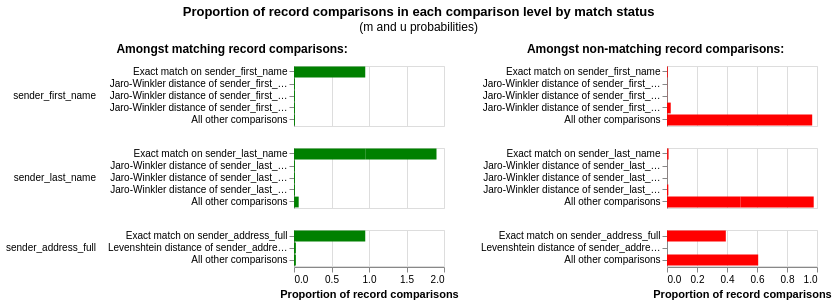

The notebook cell this image was saved under:
### Code cell
# Visualize m and u parameters
linker.visualisations.m_u_parameters_chart()

### Figure 1 — Vega-Lite specification as saved in the notebook (floating-point values rounded to 4 significant figures)
{"config": {"view": {"continuousWidth": 300, "continuousHeight": 300, "discreteHeight": 300, "discreteWidth": 400}, "header": {"title": null}, "title": {"anchor": "middle", "offset": 10}}, "hconcat": [{"mark": "bar", "encoding": {"color": {"value": "green"}, "row": {"field": "comparison_name", "header": {"labelAlign": "left", "labelAnchor": "middle", "labelAngle": 0}, "sort": {"field": "comparison_sort_order"}, "type": "nominal"}, "tooltip": [{"field": "comparison_name", "title": "Comparison name", "type": "nominal"}, {"field": "label_for_charts", "title": "Label", "type": "ordinal"}, {"field": "sql_condition", "title": "SQL condition", "type": "nominal"}, {"field": "m_probability", "format": ".10~g", "title": "M probability", "type": "quantitative"}, {"field": "u_probability", "format": ".10~g", "title": "U probability", "type": "quantitative"}, {"field": "bayes_factor", "format": ",.6f", "title": "Bayes factor = m/u", "type": "quantitative"}, {"field": "log2_bayes_factor", "format": ".4~g", "title": "Match weight = log2(m/u)", "type": "quantitative"}, {"field": "bayes_factor_description", "title": "Match weight description", "type": "nominal"}, {"field": "m_probability_description", "title": "m probability description", "type": "nominal"}, {"field": "u_probability_description", "title": "u probability description", "type": "nominal"}], "x": {"axis": {"title": "Proportion of record comparisons"}, "field": "m_probability", "type": "quantitative"}, "y": {"axis": {"title": null}, "field": "label_for_charts", "sort": {"field": "comparison_vector_value", "order": "descending"}, "type": "nominal"}}, "height": {"step": 12}, "resolve": {"scale": {"y": "independent"}}, "title": {"text": "Amongst matching record comparisons:", "fontSize": 12, "fontWeight": "bold"}, "transform": [{"filter": "(datum.bayes_factor != 'no-op filter due to vega lite issue 4680')"}], "width": 150}, {"mark": "bar", "encoding": {"color": {"value": "red"}, "row": {"field": "comparison_name", "header": {"labels": false}, "sort": {"field": "comparison_sort_order"}, "type": "nominal"}, "tooltip": [{"field": "comparison_name", "title": "Comparison name", "type": "nominal"}, {"field": "label_for_charts", "title": "Label", "type": "ordinal"}, {"field": "sql_condition", "title": "SQL condition", "type": "nominal"}, {"field": "m_probability", "format": ".10~g", "title": "M probability", "type": "quantitative"}, {"field": "u_probability", "format": ".10~g", "title": "U probability", "type": "quantitative"}, {"field": "bayes_factor", "format": ",.6f", "title": "Bayes factor = m/u", "type": "quantitative"}, {"field": "log2_bayes_factor", "format": ".4~g", "title": "Match weight = log2(m/u)", "type": "quantitative"}, {"field": "bayes_factor_description", "title": "Match weight description", "type": "nominal"}, {"field": "m_probability_description", "title": "m probability description", "type": "nominal"}, {"field": "u_probability_description", "title": "u probability description", "type": "nominal"}], "x": {"axis": {"title": "Proportion of record comparisons"}, "field": "u_probability", "type": "quantitative"}, "y": {"axis": {"title": null}, "field": "label_for_charts", "sort": {"field": "comparison_vector_value", "order": "descending"}, "type": "nominal"}}, "height": {"step": 12}, "resolve": {"scale": {"y": "independent"}}, "title": {"text": "Amongst non-matching record comparisons:", "fontSize": 12, "fontWeight": "bold"}, "transform": [{"filter": "(datum.bayes_factor != 'no-op filter2 due to vega lite issue 4680')"}], "width": 150}], "data": {"name": "data-217a9a87455d0bb2f0633914da116705"}, "title": {"text": "Proportion of record comparisons in each comparison level by match status", "subtitle": "(m and u probabilities)"}, "$schema": "https://vega.github.io/schema/vega-lite/v5.9.3.json", "datasets": {"data-217a9a87455d0bb2f0633914da116705": [{"comparison_name": "sender_first_name", "sql_condition": "\"sender_first_name_l\" = \"sender_first_name_r\"", "label_for_charts": "Exact match on sender_first_name", "m_probability": 0.95, "u_probability": 0.005031, "m_probability_description": "Amongst matching record comparisons, 95% of records (i.e. one in 1.053) are in the exact match on sender_first_name comparison level", "u_probability_description": "Amongst non-matching record comparisons, 0.5031% of records (i.e. one in 199) are in the exact match on sender_first_name comparison level", "has_tf_adjustments": true, "tf_adjustment_column": "sender_first_name", "tf_adjustment_weight": 1.0, "is_null_level": false, "bayes_factor": 188.8, "log2_bayes_factor": 7.561, "comparison_vector_value": 4, "max_comparison_vector_value": 4, "bayes_factor_description": "If comparison level is `exact match on sender_first_name` then comparison is 189 times more likely to be a match", "probability_two_random_records_match": 0.1158, "comparison_sort_order": 0}, {"comparison_name": "sender_first_name", "sql_condition": "jaro_winkler_similarity(\"sender_first_name_l\", \"sender_first_name_r\") >= 0.92", "label_for_charts": "Jaro-Winkler distance of sender_first_name >= 0.92", "m_probability": 0.0125, "u_probability": 0.001103, "m_probability_description": "Amongst matching record comparisons, 1.25% of records (i.e. one in 80) are in the jaro-winkler distance of sender_first_name >= 0.92 comparison level", "u_probability_description": "Amongst non-matching record comparisons, 0.1103% of records (i.e. one in 907) are in the jaro-winkler distance of sender_first_name >= 0.92 comparison level", "has_tf_adjustments": false, "tf_adjustment_column": null, "tf_adjustment_weight": 1.0, "is_null_level": false, "bayes_factor": 11.33, "log2_bayes_factor": 3.502, "comparison_vector_value": 3, "max_comparison_vector_value": 4, "bayes_factor_description": "If comparison level is `jaro-winkler distance of sender_first_name >= 0.92` then comparison is 11.33 times more likely to be a match", "probability_two_random_records_match": 0.1158, "comparison_sort_order": 0}, {"comparison_name": "sender_first_name", "sql_condition": "jaro_winkler_similarity(\"sender_first_name_l\", \"sender_first_name_r\") >= 0.88", "label_for_charts": "Jaro-Winkler distance of sender_first_name >= 0.88", "m_probability": 0.0125, "u_probability": 0.000993, "m_probability_description": "Amongst matching record comparisons, 1.25% of records (i.e. one in 80) are in the jaro-winkler distance of sender_first_name >= 0.88 comparison level", "u_probability_description": "Amongst non-matching record comparisons, 0.0993% of records (i.e. one in 1,007) are in the jaro-winkler distance of sender_first_name >= 0.88 comparison level", "has_tf_adjustments": false, "tf_adjustment_column": null, "tf_adjustment_weight": 1.0, "is_null_level": false, "bayes_factor": 12.59, "log2_bayes_factor": 3.654, "comparison_vector_value": 2, "max_comparison_vector_value": 4, "bayes_factor_description": "If comparison level is `jaro-winkler distance of sender_first_name >= 0.88` then comparison is 12.59 times more likely to be a match", "probability_two_random_records_match": 0.1158, "comparison_sort_order": 0}, {"comparison_name": "sender_first_name", "sql_condition": "jaro_winkler_similarity(\"sender_first_name_l\", \"sender_first_name_r\") >= 0.7", "label_for_charts": "Jaro-Winkler distance of sender_first_name >= 0.7", "m_probability": 0.0125, "u_probability": 0.02487, "m_probability_description": "Amongst matching record comparisons, 1.25% of records (i.e. one in 80) are in the jaro-winkler distance of sender_first_name >= 0.7 comparison level", "u_probability_description": "Amongst non-matching record comparisons, 2.487% of records (i.e. one in 40.21) are in the jaro-winkler distance of sender_first_name >= 0.7 comparison level", "has_tf_adjustments": false, "tf_adjustment_column": null, "tf_adjustment_weight": 1.0, "is_null_level": false, "bayes_factor": 0.5026, "log2_bayes_factor": -0.9925, "comparison_vector_value": 1, "max_comparison_vector_value": 4, "bayes_factor_description": "If comparison level is `jaro-winkler distance of sender_first_name >= 0.7` then comparison is 1.99 times less likely to be a match", "probability_two_random_records_match": 0.1158, "comparison_sort_order": 0}, {"comparison_name": "sender_first_name", "sql_condition": "ELSE", "label_for_charts": "All other comparisons", "m_probability": 0.0125, "u_probability": 0.968, "m_probability_description": "Amongst matching record comparisons, 1.25% of records (i.e. one in 80) are in the all other comparisons comparison level", "u_probability_description": "Amongst non-matching record comparisons, 96.8% of records (i.e. one in 1.033) are in the all other comparisons comparison level", "has_tf_adjustments": false, "tf_adjustment_column": null, "tf_adjustment_weight": 1.0, "is_null_level": false, "bayes_factor": 0.01291, "log2_bayes_factor": -6.275, "comparison_vector_value": 0, "max_comparison_vector_value": 4, "bayes_factor_description": "If comparison level is `all other comparisons` then comparison is 77.44 times less likely to be a match", "probability_two_random_records_match": 0.1158, "comparison_sort_order": 0}, {"comparison_name": "sender_last_name", "sql_condition": "\"sender_last_name_l\" = \"sender_last_name_r\"", "label_for_charts": "Exact match on sender_last_name", "m_probability": 0.95, "u_probability": 0.001682, "m_probability_description": "Amongst matching record comparisons, 95% of records (i.e. one in 1.053) are in the exact match on sender_last_name comparison level", "u_probability_description": "Amongst non-matching record comparisons, 0.1682% of records (i.e. one in 595) are in the exact match on sender_last_name comparison level", "has_tf_adjustments": true, "tf_adjustment_column": "sender_last_name", "tf_adjustment_weight": 1.0, "is_null_level": false, "bayes_factor": 564.9, "log2_bayes_factor": 9.142, "comparison_vector_value": 4, "max_comparison_vector_value": 4, "bayes_factor_description": "If comparison level is `exact match on sender_last_name` then comparison is 565 times more likely to be a match", "probability_two_random_records_match": 0.1158, "comparison_sort_order": 1}, {"comparison_name": "sender_last_name", "sql_condition": "jaro_winkler_similarity(\"sender_last_name_l\", \"sender_last_name_r\") >= 0.92", "label_for_charts": "Jaro-Winkler distance of sender_last_name >= 0.92", "m_probability": 0.0125, "u_probability": 0.0002533, "m_probability_description": "Amongst matching record comparisons, 1.25% of records (i.e. one in 80) are in the jaro-winkler distance of sender_last_name >= 0.92 comparison level", "u_probability_description": "Amongst non-matching record comparisons, 0.02533% of records (i.e. one in 3,949) are in the jaro-winkler distance of sender_last_name >= 0.92 comparison level", "has_tf_adjustments": false, "tf_adjustment_column": null, "tf_adjustment_weight": 1.0, "is_null_level": false, "bayes_factor": 49.36, "log2_bayes_factor": 5.625, "comparison_vector_value": 3, "max_comparison_vector_value": 4, "bayes_factor_description": "If comparison level is `jaro-winkler distance of sender_last_name >= 0.92` then comparison is 49.36 times more likely to be a match", "probability_two_random_records_match": 0.1158, "comparison_sort_order": 1}, {"comparison_name": "sender_last_name", "sql_condition": "jaro_winkler_similarity(\"sender_last_name_l\", \"sender_last_name_r\") >= 0.88", "label_for_charts": "Jaro-Winkler distance of sender_last_name >= 0.88", "m_probability": 0.0125, "u_probability": 0.0002342, "m_probability_description": "Amongst matching record comparisons, 1.25% of records (i.e. one in 80) are in the jaro-winkler distance of sender_last_name >= 0.88 comparison level", "u_probability_description": "Amongst non-matching record comparisons, 0.02342% of records (i.e. one in 4,269) are in the jaro-winkler distance of sender_last_name >= 0.88 comparison level", "has_tf_adjustments": false, "tf_adjustment_column": null, "tf_adjustment_weight": 1.0, "is_null_level": false, "bayes_factor": 53.37, "log2_bayes_factor": 5.738, "comparison_vector_value": 2, "max_comparison_vector_value": 4, "bayes_factor_description": "If comparison level is `jaro-winkler distance of sender_last_name >= 0.88` then comparison is 53.37 times more likely to be a match", "probability_two_random_records_match": 0.1158, "comparison_sort_order": 1}, {"comparison_name": "sender_last_name", "sql_condition": "jaro_winkler_similarity(\"sender_last_name_l\", \"sender_last_name_r\") >= 0.7", "label_for_charts": "Jaro-Winkler distance of sender_last_name >= 0.7", "m_probability": 0.0125, "u_probability": 0.008783, "m_probability_description": "Amongst matching record comparisons, 1.25% of records (i.e. one in 80) are in the jaro-winkler distance of sender_last_name >= 0.7 comparison level", "u_probability_description": "Amongst non-matching record comparisons, 0.8783% of records (i.e. one in 114) are in the jaro-winkler distance of sender_last_name >= 0.7 comparison level", "has_tf_adjustments": false, "tf_adjustment_column": null, "tf_adjustment_weight": 1.0, "is_null_level": false, "bayes_factor": 1.423, "log2_bayes_factor": 0.5092, "comparison_vector_value": 1, "max_comparison_vector_value": 4, "bayes_factor_description": "If comparison level is `jaro-winkler distance of sender_last_name >= 0.7` then comparison is 1.423 times more likely to be a match", "probability_two_random_records_match": 0.1158, "comparison_sort_order": 1}, {"comparison_name": "sender_last_name", "sql_condition": "ELSE", "label_for_charts": "All other comparisons", "m_probability": 0.0125, "u_probability": 0.489, "m_probability_description": "Amongst matching record comparisons, 1.25% of records (i.e. one in 80) are in the all other comparisons comparison level", "u_probability_description": "Amongst non-matching record comparisons, 48.9% of records (i.e. one in 2.045) are in the all other comparisons comparison level", "has_tf_adjustments": false, "tf_adjustment_column": null, "tf_adjustment_weight": 1.0, "is_null_level": false, "bayes_factor": 0.02556, "log2_bayes_factor": -5.29, "comparison_vector_value": 0, "max_comparison_vector_value": 4, "bayes_factor_description": "If comparison level is `all other comparisons` then comparison is 39.12 times less likely to be a match", "probability_two_random_records_match": 0.1158, "comparison_sort_order": 1}, {"comparison_name": "sender_address_full", "sql_condition": "\"sender_address_full_l\" = \"sender_address_full_r\"", "label_for_charts": "Exact match on sender_address_full", "m_probability": 0.95, "u_probability": 0.3921, "m_probability_description": "Amongst matching record comparisons, 95% of records (i.e. one in 1.053) are in the exact match on sender_address_full comparison level", "u_probability_description": "Amongst non-matching record comparisons, 39.21% of records (i.e. one in 2.55) are in the exact match on sender_address_full comparison level", "has_tf_adjustments": false, "tf_adjustment_column": null, "tf_adjustment_weight": 1.0, "is_null_level": false, "bayes_factor": 2.423, "log2_bayes_factor": 1.277, "comparison_vector_value": 2, "max_comparison_vector_value": 2, "bayes_factor_description": "If comparison level is `exact match on sender_address_full` then comparison is 2.423 times more likely to be a match", "probability_two_random_records_match": 0.1158, "comparison_sort_order": 2}, {"comparison_name": "sender_address_full", "sql_condition": "levenshtein(\"sender_address_full_l\", \"sender_address_full_r\") <= 1", "label_for_charts": "Levenshtein distance of sender_address_full <= 1", "m_probability": 0.025, "u_probability": 2.45e-06, "m_probability_description": "Amongst matching record comparisons, 2.5% of records (i.e. one in 40) are in the levenshtein distance of sender_address_full <= 1 comparison level", "u_probability_description": "Amongst non-matching record comparisons, 0.000245% of records (i.e. one in 408,156) are in the levenshtein distance of sender_address_full <= 1 comparison level", "has_tf_adjustments": false, "tf_adjustment_column": null, "tf_adjustment_weight": 1.0, "is_null_level": false, "bayes_factor": 10200.0, "log2_bayes_factor": 13.32, "comparison_vector_value": 1, "max_comparison_vector_value": 2, "bayes_factor_description": "If comparison level is `levenshtein distance of sender_address_full <= 1` then comparison is 10,204 times more likely to be a match", "probability_two_random_records_match": 0.1158, "comparison_sort_order": 2}, {"comparison_name": "sender_address_full", "sql_condition": "ELSE", "label_for_charts": "All other comparisons", "m_probability": 0.025, "u_probability": 0.6079, "m_probability_description": "Amongst matching record comparisons, 2.5% of records (i.e. one in 40) are in the all other comparisons comparison level", "u_probability_description": "Amongst non-matching record comparisons, 60.79% of records (i.e. one in 1.645) are in the all other comparisons comparison level", "has_tf_adjustments": false, "tf_adjustment_column": null, "tf_adjustment_weight": 1.0, "is_null_level": false, "bayes_factor": 0.04113, "log2_bayes_factor": -4.604, "comparison_vector_value": 0, "max_comparison_vector_value": 2, "bayes_factor_description": "If comparison level is `all other comparisons` then comparison is 24.32 times less likely to be a match", "probability_two_random_records_match": 0.1158, "comparison_sort_order": 2}, {"comparison_name": "sender_last_name", "sql_condition": "\"sender_last_name_l\" = \"sender_last_name_r\"", "label_for_charts": "Exact match on sender_last_name", "m_probability": 0.95, "u_probability": 0.008783, "m_probability_description": "Amongst matching record comparisons, 95% of records (i.e. one in 1.053) are in the exact match on sender_last_name comparison level", "u_probability_description": "Amongst non-matching record comparisons, 0.8783% of records (i.e. one in 114) are in the exact match on sender_last_name comparison level", "has_tf_adjustments": true, "tf_adjustment_column": "sender_last_name", "tf_adjustment_weight": 1.0, "is_null_level": false, "bayes_factor": 108.2, "log2_bayes_factor": 6.757, "comparison_vector_value": 1, "max_comparison_vector_value": 1, "bayes_factor_description": "If comparison level is `exact match on sender_last_name` then comparison is 108 times more likely to be a match", "probability_two_random_records_match": 0.1158, "comparison_sort_order": 3}, {"comparison_name": "sender_last_name", "sql_condition": "ELSE", "label_for_charts": "All other comparisons", "m_probability": 0.05, "u_probability": 0.489, "m_probability_description": "Amongst matching record comparisons, 5% of records (i.e. one in 20) are in the all other comparisons comparison level", "u_probability_description": "Amongst non-matching record comparisons, 48.9% of records (i.e. one in 2.045) are in the all other comparisons comparison level", "has_tf_adjustments": false, "tf_adjustment_column": null, "tf_adjustment_weight": 1.0, "is_null_level": false, "bayes_factor": 0.1022, "log2_bayes_factor": -3.29, "comparison_vector_value": 0, "max_comparison_vector_value": 1, "bayes_factor_description": "If comparison level is `all other comparisons` then comparison is 9.781 times less likely to be a match", "probability_two_random_records_match": 0.1158, "comparison_sort_order": 3}]}}
